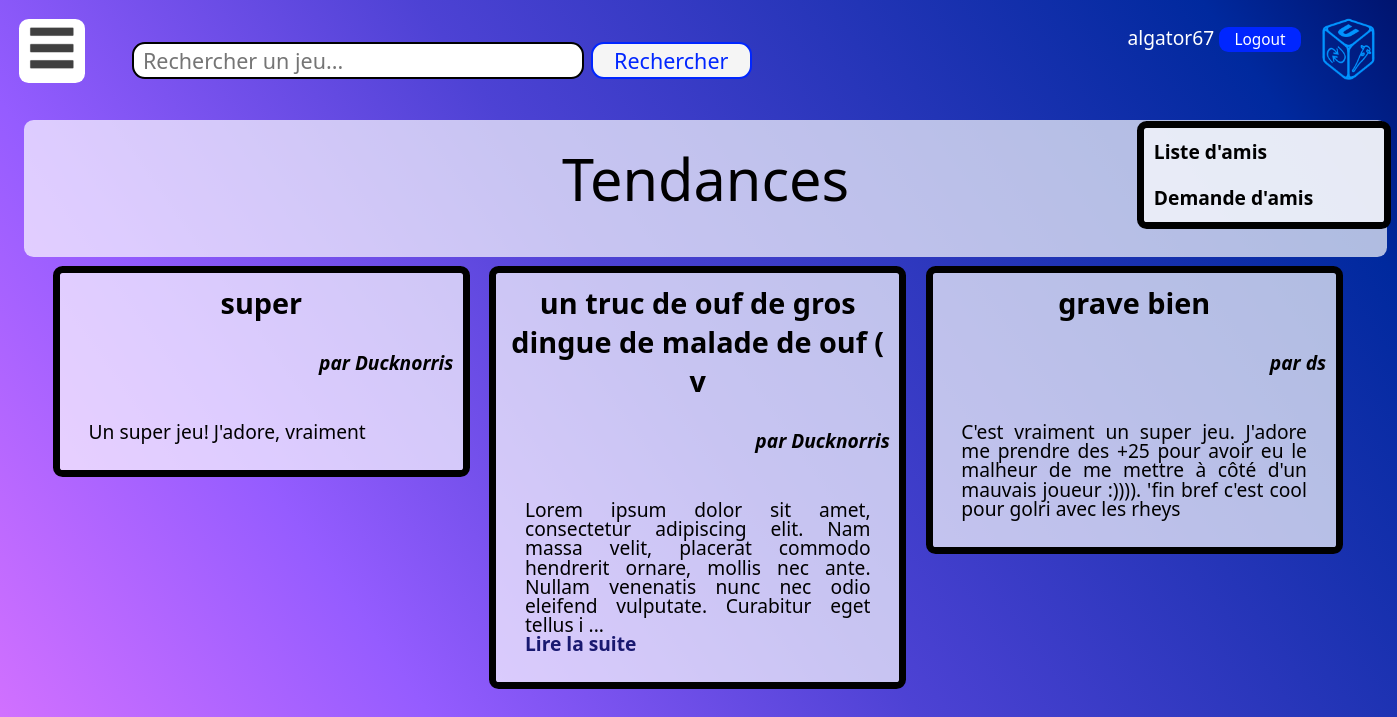
The page /home.php (signed in) on the database its author committed.
### tables this page shows
CREATE TABLE critiques (
  id INT PRIMARY KEY NOT NULL AUTO_INCREMENT,
  id_utilisateur INT NOT NULL,
  id_jeu INT NOT NULL,
  nom VARCHAR(50),
  note INT,
  content VARCHAR(5000),
  date_crit DATE DEFAULT current_timestamp(),

  FOREIGN KEY (id_utilisateur) REFERENCES utilisateur(id),
  FOREIGN KEY (id_jeu) REFERENCES jeux(id)
);

### home.php (the view, shortened to what this page needs)
<!DOCTYPE html>
<link rel="stylesheet" type="text/css" href="style_site.css">
  <html lang="fr" dir="ltr" class="cover">
    <head>
    </head>
    <body>
      <?php
        include 'header.php';
      ?>
      <div class="corps">
          <div class="titre_page">Tendances</div>
          <?php
              $db = new PDO("mysql:host=localhost;dbname=projetifd;charset=utf8","root","");
              $nb_displayed=0;
              echo'<ul class="home">';
              $req_critics = $db->prepare("SELECT critiques.id AS crit, date_crit,SUM(link_utilisateur_score.value) AS up,critiques.content AS contenu,critiques.nom AS nom_critique,jeux.nom AS nom_jeu,pseudo
FROM critiques INNER JOIN link_utilisateur_score ON critiques.id = link_utilisateur_score.id_critiques INNER JOIN utilisateur ON link_utilisateur_score.id_utilisateur = utilisateur.id INNER JOIN jeux ON critiques.id_jeu = jeux.id
GROUP BY critiques.id ORDER BY date_crit DESC, up DESC");
              $req_critics->execute();
              $line = $req_critics->fetch();
              while($line && $nb_displayed<3){
                  $crit_display = str_split($line['contenu'],200);
                  echo '
                <li class="rubrique">
                    <div class="titre_rubrique">',$line['nom_critique'],'</div><br>
                    <div class="nom_auteur">par ',$line['pseudo'],'</div><br>
                    <p class="texte_corps">',$crit_display[0];
                  if(strlen($line['contenu'])>200){
                      echo '
                        ...<a href="critique.php?id= '.$line['crit'].'"><br> Lire la suite</a></p>
                    </li>
                  ';
                  } else{
                      echo '</p></li>';
                  }
                  $nb_displayed++;
                  $line = $req_critics->fetch();
              }
              echo '</ul>';
          ?>
      </div>
    </body>
</html>

### style_site.css (style rules this page uses)
body { font-family: "Segoe UI", serif; font-size: 1.5em; padding: 1em; }
p { text-align: justify; text-justify: inter-word; line-height: 1em; }
.cover { background: linear-gradient(55deg, #d973ff 0, #955cff 25%, #4d42d4 50%, #00299e 90%, #00146f 100%); background-size: cover; background-attachment: fixed; }
.corps { color:black; font-size:0.8em; padding:1em; font-family: "Segoe UI",serif; width:69em; margin: auto; margin-top: 5em; background-color: rgba(255,255,255,0.69); border-top-left-radius: 0.5em 0.5em; border-top-right-radius: 0.5em 0.5em; border-bottom-right-radius: 0.5em 0.5em; border-bottom-left-radius: 0.5em 0.5em; }
.titre_page { text-align:center; color:black; font-size:3em; }
.texte_corps { margin:1em; }
.titre_rubrique { text-align:center; font-size:1.5em; font-weight:bold; }
.nom_auteur { text-align:right; font-size:1em; font-weight: bold; font-style:italic; }
.rubrique { margin:0.5em; padding: 0.5em; border-width:0.4em; border-color:black; border-style:solid; border-top-left-radius: 0.5em 0.5em; border-top-right-radius: 0.5em 0.5em; border-bottom-right-radius: 0.5em 0.5em; border-bottom-left-radius: 0.5em 0.5em; }
li.rubrique { width:20em; }
.home { list-style-type: none; margin-top:1em; }
.home li { float:left; top:1em; position:relative; background-color: rgba(255,255,255,0.69); }
.corps a:link { color:midnightblue; font-weight: bolder; text-decoration: none; }
a:link { color: white; text-decoration:none; }
* { margin: 0; padding: 0; font-family: "Segoe UI", serif; }

### rows shown on the page
critiques: nom "super", pseudo "Ducknorris", content "Un super jeu! J'adore, vraiment"
critiques: nom "un truc de ouf de gros dingue de malade de ouf ( v", pseudo "Ducknorris", content "Lorem ipsum dolor sit amet, consectetur adipiscing elit. Nam massa velit, placerat commodo hendrerit ornare, mollis nec ante. Nullam venenatis nunc nec odio eleifend vulputate. Curabitur eget tellus i"
critiques: nom "grave bien", pseudo "ds", content "C'est vraiment un super jeu. J'adore me prendre des +25 pour avoir eu le malheur de me mettre à côté d'un mauvais joueur :)))). 'fin bref c'est cool pour golri avec les rheys"

### other values the page prints
$_SESSION['pseudo'] "algator67"
